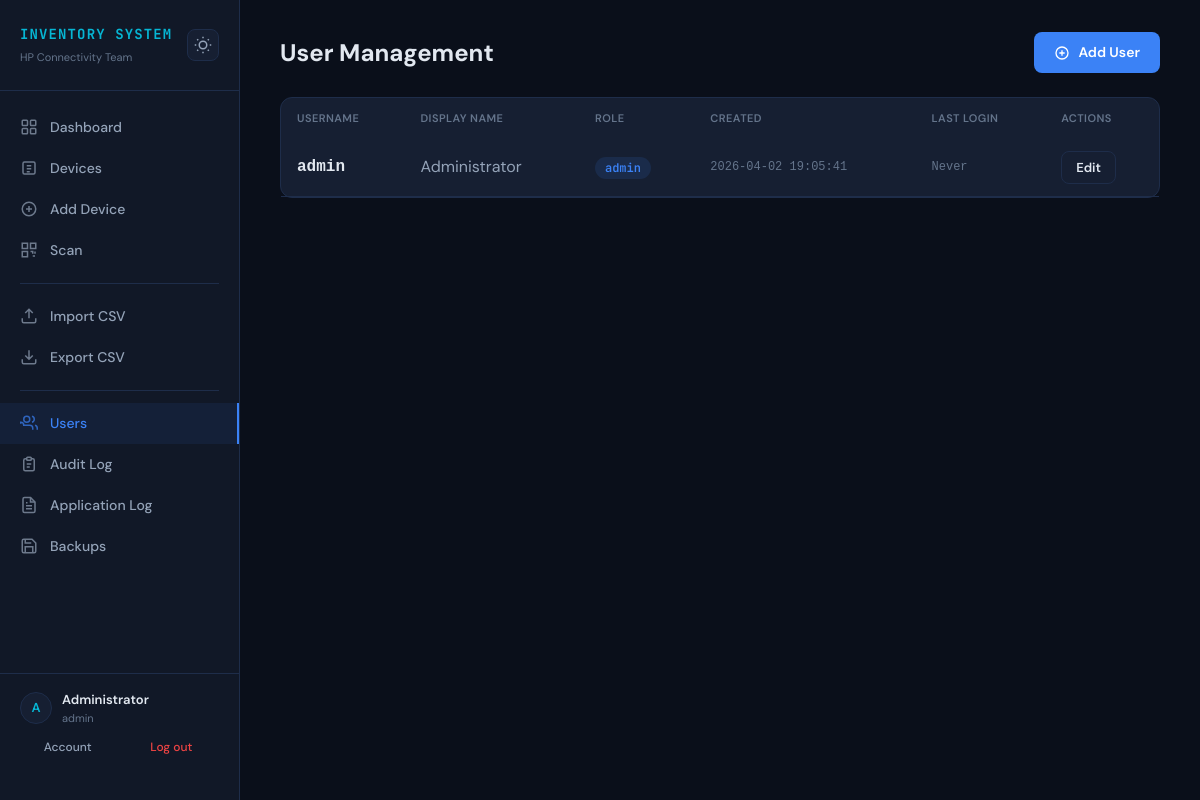
The app's page /users (signed in) with its own data.
### tables this page shows
CREATE TABLE users (
                user_id INTEGER PRIMARY KEY AUTOINCREMENT,
                username TEXT UNIQUE NOT NULL,
                password_hash TEXT NOT NULL,
                salt TEXT NOT NULL,
                role TEXT NOT NULL DEFAULT 'viewer'
                    CHECK(role IN ('admin','viewer')),
                display_name TEXT DEFAULT '',
                created_at DATETIME DEFAULT CURRENT_TIMESTAMP,
                last_login DATETIME
            );

### app.py (the view)
@app.route('/users')
@admin_required
def user_list():
    users = db.get_all_users()
    return render_template('users.html', users=users)

### app.py (called while the page is built)
@app.before_request
def load_user():
    g.user = None
    user_id = session.get('user_id')
    if user_id:
        g.user = db.get_user(user_id)
        if not g.user:
            session.clear()

def admin_required(f):
    @wraps(f)
    def decorated(*args, **kwargs):
        if not g.user:
            flash('Please log in to continue.', 'warning')
            return redirect(url_for('login', next=request.path))
        if g.user['role'] != 'admin':
            flash('You do not have permission to perform this action.', 'error')
            return redirect(url_for('dashboard'))
        return f(*args, **kwargs)
    return decorated

@app.context_processor
def inject_globals():
    return {
        'categories': db.get_categories(),
        'now': datetime.now(timezone.utc),
        'current_user': g.user,
    }

### database.py (called while the page is built)
def get_connection():
    conn = sqlite3.connect(DB_PATH)
    conn.row_factory = sqlite3.Row
    conn.execute('PRAGMA journal_mode=WAL')
    conn.execute('PRAGMA foreign_keys=ON')
    return conn

@contextmanager
def db_transaction():
    conn = get_connection()
    try:
        yield conn
        conn.commit()
    except Exception:
        conn.rollback()
        raise
    finally:
        conn.close()

def get_categories():
    with db_transaction() as conn:
        rows = conn.execute('SELECT * FROM categories ORDER BY name').fetchall()
        return [dict(r) for r in rows]

def get_user(user_id):
    with db_transaction() as conn:
        row = conn.execute('SELECT * FROM users WHERE user_id = ?', (user_id,)).fetchone()
        return dict(row) if row else None

def get_all_users():
    with db_transaction() as conn:
        rows = conn.execute(
            'SELECT user_id, username, role, display_name, created_at, last_login FROM users ORDER BY username'
        ).fetchall()
        return [dict(r) for r in rows]

### templates/users.html (shortened to what this page needs)
{% extends "base.html" %}
{% block content %}
<div style="display: flex; justify-content: space-between; align-items: center; margin-bottom: 24px;">
    <h2 style="font-size: 24px; font-weight: 700;">User Management</h2>
    <a href="{{ url_for('user_add') }}" class="btn btn-primary">
        <svg width="16" height="16" fill="none" stroke="currentColor" stroke-width="2" viewBox="0 0 24 24"><circle cx="12" cy="12" r="9"/><path d="M12 8v8M8 12h8"/></svg>
        Add User
    </a>
</div>
<div class="card" style="padding: 0; cursor: default;">
    <table>
        <thead>
            <tr>
                <th>Username</th>
                <th>Display Name</th>
                <th>Role</th>
                <th>Created</th>
                <th>Last Login</th>
                <th>Actions</th>
            </tr>
        </thead>
        <tbody>
            {% for user in users %}
            <tr>
                <td class="font-mono" style="font-weight: 600;">{{ user.username }}</td>
                <td style="color: var(--text-secondary);">{{ user.display_name }}</td>
                <td>
                    {% if user.role == 'admin' %}
                    <span style="background: rgba(59,130,246,0.12); color: #3b82f6; padding: 3px 10px; border-radius: 9999px; font-family: 'JetBrains Mono', monospace; font-size: 12px; font-weight: 600;">admin</span>
                    {% else %}
                    <span style="background: rgba(148,163,184,0.12); color: #94a3b8; padding: 3px 10px; border-radius: 9999px; font-family: 'JetBrains Mono', monospace; font-size: 12px; font-weight: 600;">viewer</span>
                    {% endif %}
                </td>
                <td class="font-mono" style="font-size: 12px; color: var(--text-muted);">{{ user.created_at }}</td>
                <td class="font-mono" style="font-size: 12px; color: var(--text-muted);">{{ user.last_login or 'Never' }}</td>
                <td>
                    <div style="display: flex; gap: 8px;">
                        <a href="{{ url_for('user_edit', user_id=user.user_id) }}" class="btn btn-secondary btn-sm">Edit</a>
                    </div>
                </td>
            </tr>
            {% endfor %}
        </tbody>
    </table>
</div>
{% endblock %}

### templates/base.html (shortened to what this page needs)
<!DOCTYPE html>
<html lang="en">
<head>
    <script src="https://cdn.tailwindcss.com/3.4.1"></script>
</head>
<body>
    <nav class="sidebar">
        <div class="sidebar-brand">
            <div style="display: flex; justify-content: space-between; align-items: center;">
                <div>
                    <h1>INVENTORY SYSTEM</h1>
                    <p>HP Connectivity Team</p>
                </div>
                <button onclick="toggleTheme()" class="theme-toggle" title="Toggle light/dark theme" aria-label="Toggle theme">
                    <svg class="icon-sun" width="18" height="18" fill="none" stroke="currentColor" stroke-width="2" viewBox="0 0 24 24"><circle cx="12" cy="12" r="5"/><path d="M12 1v2M12 21v2M4.22 4.22l1.42 1.42M18.36 18.36l1.42 1.42M1 12h2M21 12h2M4.22 19.78l1.42-1.42M18.36 5.64l1.42-1.42"/></svg>
                </button>
            </div>
        </div>
        <a href="{{ url_for('dashboard') }}" class="nav-link {% if request.endpoint == 'dashboard' %}active{% endif %}">
            <svg fill="none" stroke="currentColor" stroke-width="2" viewBox="0 0 24 24"><rect x="3" y="3" width="7" height="7" rx="1"/><rect x="14" y="3" width="7" height="7" rx="1"/><rect x="3" y="14" width="7" height="7" rx="1"/><rect x="14" y="14" width="7" height="7" rx="1"/></svg>
            Dashboard
        </a>
        <a href="{{ url_for('device_list') }}" class="nav-link {% if request.endpoint in ['device_list','device_detail','device_edit'] %}active{% endif %}">
            <svg fill="none" stroke="currentColor" stroke-width="2" viewBox="0 0 24 24"><rect x="4" y="4" width="16" height="16" rx="2"/><path d="M9 9h6M9 13h6M9 17h4"/></svg>
            Devices
        </a>
        {% if current_user and current_user.role == 'admin' %}
        <a href="{{ url_for('device_add') }}" class="nav-link {% if request.endpoint == 'device_add' %}active{% endif %}">
            <svg fill="none" stroke="currentColor" stroke-width="2" viewBox="0 0 24 24"><circle cx="12" cy="12" r="9"/><path d="M12 8v8M8 12h8"/></svg>
            Add Device
        </a>
        {% endif %}
        <a href="{{ url_for('scan_page') }}" class="nav-link {% if request.endpoint == 'scan_page' %}active{% endif %}">
            <svg fill="none" stroke="currentColor" stroke-width="2" viewBox="0 0 24 24"><rect x="3" y="3" width="7" height="7"/><rect x="14" y="3" width="7" height="7"/><rect x="3" y="14" width="7" height="7"/><path d="M14 14h3v3M17 20h3M14 20h0M20 14v3M20 20h0"/></svg>
            Scan
        </a>
        <div class="nav-separator"></div>
        {% if current_user and current_user.role == 'admin' %}
        <a href="{{ url_for('import_csv') }}" class="nav-link {% if request.endpoint == 'import_csv' %}active{% endif %}">
            <svg fill="none" stroke="currentColor" stroke-width="2" viewBox="0 0 24 24"><path d="M21 15v4a2 2 0 01-2 2H5a2 2 0 01-2-2v-4M17 8l-5-5-5 5M12 3v12"/></svg>
            Import CSV
        </a>
        {% endif %}
        <a href="{{ url_for('export_csv') }}" class="nav-link">
            <svg fill="none" stroke="currentColor" stroke-width="2" viewBox="0 0 24 24"><path d="M21 15v4a2 2 0 01-2 2H5a2 2 0 01-2-2v-4M7 10l5 5 5-5M12 15V3"/></svg>
            Export CSV
        </a>
        {% if current_user and current_user.role == 'admin' %}
        <div class="nav-separator"></div>
        <a href="{{ url_for('user_list') }}" class="nav-link {% if request.endpoint in ['user_list','user_add','user_edit'] %}active{% endif %}">
            <svg fill="none" stroke="currentColor" stroke-width="2" viewBox="0 0 24 24"><path d="M17 21v-2a4 4 0 00-4-4H5a4 4 0 00-4-4v2"/><circle cx="9" cy="7" r="4"/><path d="M23 21v-2a4 4 0 00-3-3.87M16 3.13a4 4 0 010 7.75"/></svg>
            Users
        </a>
        <a href="{{ url_for('audit_log') }}" class="nav-link {% if request.endpoint == 'audit_log' %}active{% endif %}">
            <svg fill="none" stroke="currentColor" stroke-width="2" viewBox="0 0 24 24"><path d="M9 5H7a2 2 0 00-2 2v12a2 2 0 002 2h10a2 2 0 002-2V7a2 2 0 00-2-2h-2"/><rect x="9" y="3" width="6" height="4" rx="1"/><path d="M9 12h6M9 16h4"/></svg>
            Audit Log
        </a>
        <a href="{{ url_for('app_logs') }}" class="nav-link {% if request.endpoint in ['app_logs'] %}active{% endif %}">
            <svg fill="none" stroke="currentColor" stroke-width="2" viewBox="0 0 24 24"><path d="M14 2H6a2 2 0 00-2 2v16a2 2 0 002 2h12a2 2 0 002-2V8z"/><polyline points="14 2 14 8 20 8"/><line x1="16" y1="13" x2="8" y2="13"/><line x1="16" y1="17" x2="8" y2="17"/><polyline points="10 9 9 9 8 9"/></svg>
            Application Log
        </a>
        <a href="{{ url_for('backup_list') }}" class="nav-link {% if request.endpoint in ['backup_list'] %}active{% endif %}">
            <svg fill="none" stroke="currentColor" stroke-width="2" viewBox="0 0 24 24"><path d="M19 21H5a2 2 0 01-2-2V5a2 2 0 012-2h11l5 5v11a2 2 0 01-2 2z"/><polyline points="17 21 17 13 7 13 7 21"/><polyline points="7 3 7 8 15 8"/></svg>
            Backups
        </a>
        {% endif %}
        {% if current_user %}
        <div style="margin-top: auto; padding: 16px 20px; border-top: 1px solid var(--border-color);">
            <div style="display: flex; align-items: center; gap: 10px; margin-bottom: 8px;">
                <div style="width: 32px; height: 32px; border-radius: 50%; background: var(--bg-card); border: 1px solid var(--border-color); display: flex; align-items: center; justify-content: center; font-weight: 600; font-size: 13px; color: var(--accent-cyan); flex-shrink: 0;">
                    {{ current_user.username[0]|upper }}
                </div>
                <div style="overflow: hidden;">
                    <div style="font-size: 13px; font-weight: 600; white-space: nowrap; overflow: hidden; text-overflow: ellipsis;">{{ current_user.display_name or current_user.username }}</div>
                    <div style="font-size: 11px; color: var(--text-muted);">{{ current_user.role }}</div>
                </div>
            </div>
            <div style="display: flex; gap: 8px;">
                <a href="{{ url_for('account') }}" class="nav-link" style="padding: 4px 8px; font-size: 12px; flex: 1; justify-content: center;">Account</a>
                <a href="{{ url_for('logout') }}" class="nav-link" style="padding: 4px 8px; font-size: 12px; color: var(--accent-red); flex: 1; justify-content: center;">Log out</a>
            </div>
        </div>
        {% endif %}
    </nav>
    <main class="main-content">
        {% block content %}{% endblock %}
    </main>
</body>
</html>

### templates/base.html (style rules this page uses)
:root, [data-theme="dark"] { --bg-primary: #0a0f1a; --bg-secondary: #111827; --bg-card: #161f32; --bg-card-hover: #1c2640; --border-color: #1e2d4a; --border-accent: #2563eb; --text-primary: #e2e8f0; --text-secondary: #94a3b8; --text-muted: #64748b; --accent-blue: #3b82f6; --accent-cyan: #06b6d4; --accent-green: #10b981; --accent-amber: #f59e0b; --accent-red: #ef4444; --label-bg: white; }
* { box-sizing: border-box; }
body { font-family: 'DM Sans', sans-serif; background: var(--bg-primary); color: var(--text-primary); margin: 0; min-height: 100vh; }
.font-mono { font-family: 'JetBrains Mono', monospace; }
.sidebar { position: fixed; top: 0; left: 0; bottom: 0; width: 240px; background: var(--bg-secondary); border-right: 1px solid var(--border-color); display: flex; flex-direction: column; padding: 24px 0; z-index: 50; overflow-y: auto; }
.sidebar-brand { padding: 0 20px 24px; border-bottom: 1px solid var(--border-color); margin-bottom: 16px; }
.sidebar-brand h1 { font-family: 'JetBrains Mono', monospace; color: var(--accent-cyan); font-size: 14px; font-weight: 700; letter-spacing: 0.08em; margin: 0; }
.sidebar-brand p { color: var(--text-muted); font-size: 11px; margin: 4px 0 0; }
.nav-link { display: flex; align-items: center; gap: 12px; padding: 10px 20px; color: var(--text-secondary); text-decoration: none; font-size: 14px; font-weight: 500; transition: all 0.15s; }
.nav-link.active { color: var(--accent-blue); background: rgba(59,130,246,0.08); border-right: 2px solid var(--accent-blue); }
.nav-link svg { width: 18px; height: 18px; opacity: 0.7; flex-shrink: 0; }
.nav-separator { border-top: 1px solid var(--border-color); margin: 12px 20px; }
.main-content { margin-left: 240px; padding: 32px 40px; min-height: 100vh; }
.card { background: var(--bg-card); border: 1px solid var(--border-color); border-radius: 12px; padding: 24px; }
.btn { display: inline-flex; align-items: center; gap: 8px; padding: 10px 20px; border-radius: 8px; font-weight: 600; font-size: 14px; cursor: pointer; border: none; transition: all 0.15s; text-decoration: none; font-family: 'DM Sans', sans-serif; }
.btn-primary { background: var(--accent-blue); color: white; }
.btn-secondary { background: var(--bg-card); color: var(--text-primary); border: 1px solid var(--border-color); }
.btn-sm { padding: 6px 14px; font-size: 13px; }
table { width: 100%; border-collapse: collapse; }
th { text-align: left; font-size: 11px; font-weight: 600; text-transform: uppercase; letter-spacing: 0.04em; color: var(--text-muted); padding: 12px 16px; }
td { padding: 12px 16px; border-bottom: 1px solid var(--border-color); }
.theme-toggle { background: var(--bg-card); border: 1px solid var(--border-color); color: var(--text-secondary); padding: 6px; border-radius: 8px; cursor: pointer; display: flex; align-items: center; justify-content: center; transition: all 0.15s; flex-shrink: 0; }
[data-theme="dark"] .icon-sun { display: block; }
.icon-sun { display: block; }

### records on screen
users: username "A", display_name "Administrator", role "admin", username "admin", created_at "2026-04-02 19:05:41", last_login "Never"
